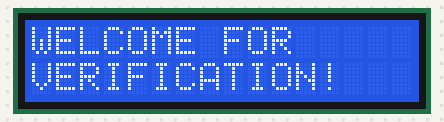
This sketch was run on a simulated Arduino Uno, built with avr-gcc and run on an emulated ATmega328P. On the bench: 16×2 character LCD.

Above: at 0.1 s.
At 12.2 s:
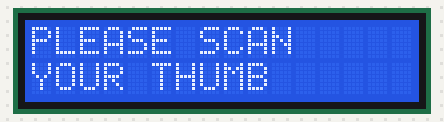
At 15.2 s:
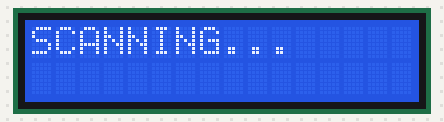
At 17.2 s:
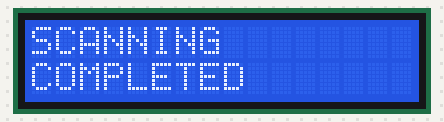
At 24.3 s:
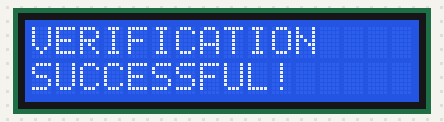
At 34.9 s:
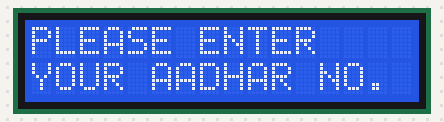

The sketch:

I2C_LCD_DISPLAY_AAADHAR.ino
```cpp
#include <Wire.h>                      //Inlcuding Wire.h library so as to bring about communication between the LCD and the microcontroller via I2C communication protocol
#include <LiquidCrystal_I2C.h>         //Including LiquidCrystal_I2C.h so as to use functions related to the operation the LCD
int LCD_MESSAGES();                    //Declaration of the LCD_MESSAGES function

LiquidCrystal_I2C lcd(0x27,16,2);      //Defining the I2C address of the LCD and the size of the LCD

void setup()
{
  lcd.init();                         //Initialising the LCD
  lcd.backlight();                    //Enabling the blue backlight of the LCD
}


void loop()
{
  LCD_MESSAGES();                          //Calling the LCD_MESSAGES function

}

int LCD_MESSAGES()                         //Defining the LCD_MESSAGES function
{
  lcd.setCursor(0,0);
  lcd.print("WELCOME FOR");
  lcd.setCursor(0,1);
  lcd.print("VERIFICATION!");
  delay(3000);                              //Display "WELCOME FOR VERIFICATION!" for 3 seconds on LCD

  lcd.clear();
  lcd.setCursor(0,0);
  lcd.print("PLEASE ENTER");
  lcd.setCursor(0,1);
  lcd.print("YOUR AADHAR NO.");
  delay(3000);                              //Display "PLEASE ENTER YOUR AADHAR NO." for 3 seconds on LCD

  lcd.clear();
  lcd.setCursor(0,0);
  lcd.print("1");
  delay(1000);
  lcd.setCursor(1,0);
  lcd.print("2");
  delay(1000);
  lcd.setCursor(2,0);
  lcd.print("3");
  delay(1000);
  lcd.setCursor(3,0);
  lcd.print("4");
  delay(1000);
  lcd.setCursor(4,0);
  lcd.print("5");
  delay(1000);
  lcd.setCursor(5,0);
  lcd.print("6");
  delay(1000);                                 //Display numbers from 1 to 6 on the LCD with a delay of 1 second in between displaying consecutive two digits

  lcd.clear();
  lcd.setCursor(0,0);
  lcd.print("PLEASE SCAN");
  lcd.setCursor(0,1);
  lcd.print("YOUR THUMB");
  delay(3000);                                //Display "PLEASE SCAN YOUR THUMB" on the LCD for 3 seconds

  lcd.clear();
  lcd.setCursor(0,0);
  lcd.print("SCANNING...");
  delay(2000);                                //Display "SCANNING..." on the LCD for 2 seconds

  lcd.clear();
  lcd.setCursor(0,0);
  lcd.print("SCANNING");
  lcd.setCursor(0,1);
  lcd.print("COMPLETED");
  delay(2000);                               //Display "SCANNING COMPLETED" on the LCD for 2 seconds

  lcd.clear();
  lcd.setCursor(0,0);
  lcd.print("VERIFYING NOW...");
  delay(5000);                               //Display "VERIFYING NOW..." on the LCD for 5 seconds

  lcd.clear();
  lcd.setCursor(0,0);
  lcd.print("VERIFICATION");
  lcd.setCursor(0,1);
  lcd.print("SUCCESSFUL!");
  delay(3000);                              //Display "VERIFICATION SUCCESSFUL!" on the LCD for 3 seconds

  lcd.clear();
  lcd.setCursor(0,0);
  lcd.print("VERIFICATION");
  lcd.setCursor(0,1);
  lcd.print("FAILED!");
  delay(1500);                            //Display "VERIFICATION FAILED!" on the LCD for 1.5 seconds

  lcd.clear();
  lcd.setCursor(0,0);
  lcd.print("PlEASE TRY");
  lcd.setCursor(0,1);
  lcd.print("AGAIN!");
  delay(3000);                          //Display "PLEASE TRY AGAIN!" on the LCD for 1.5 seconds

  return 0;
}
```

Measured:
- what the display in image 1 shows lasts 3.0 s, from 12.2 s to 15.2 s
- what the display in image 2 shows lasts 2.0 s, from 15.2 s to 17.2 s
